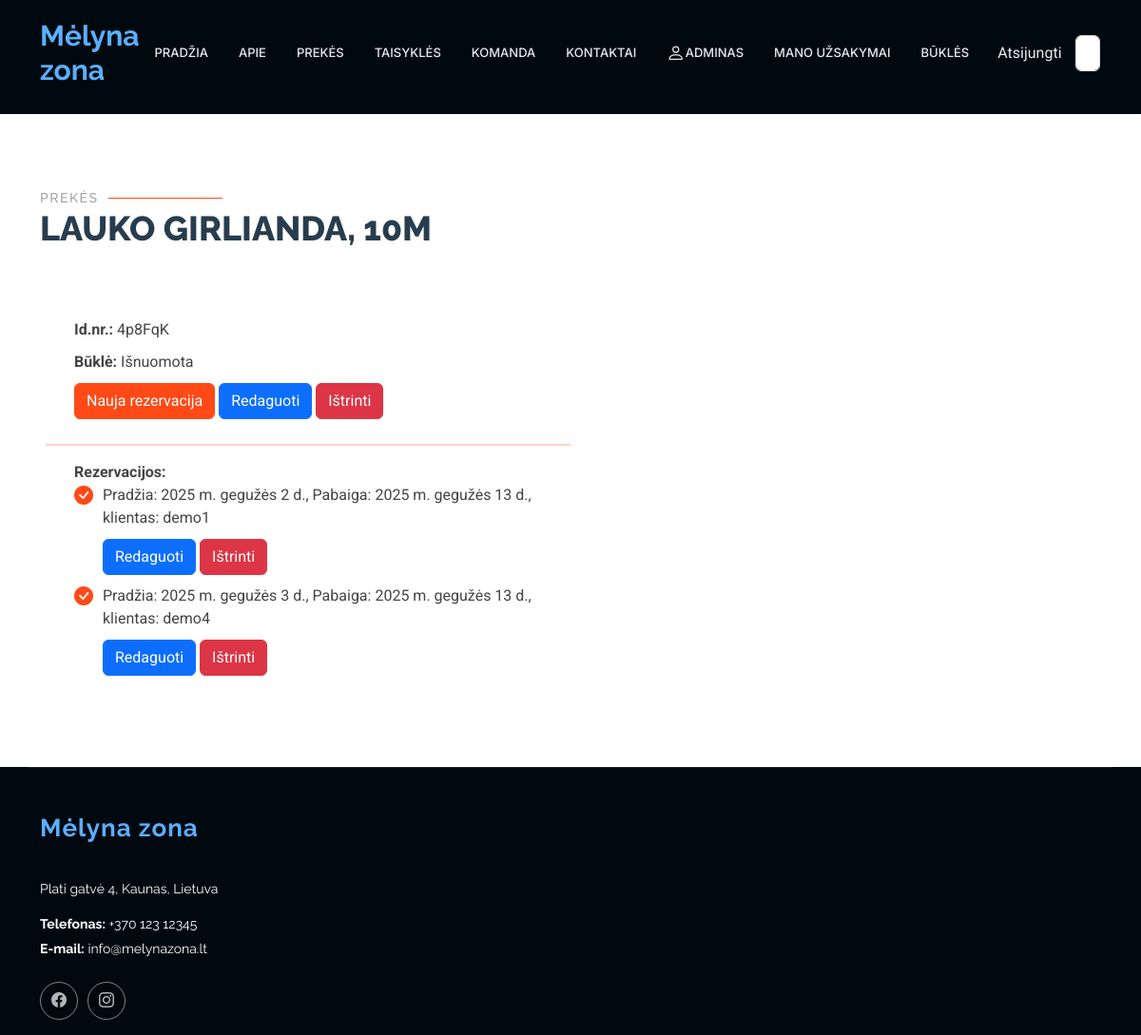
The app's page /rent/statuses/10 (signed in), older data.
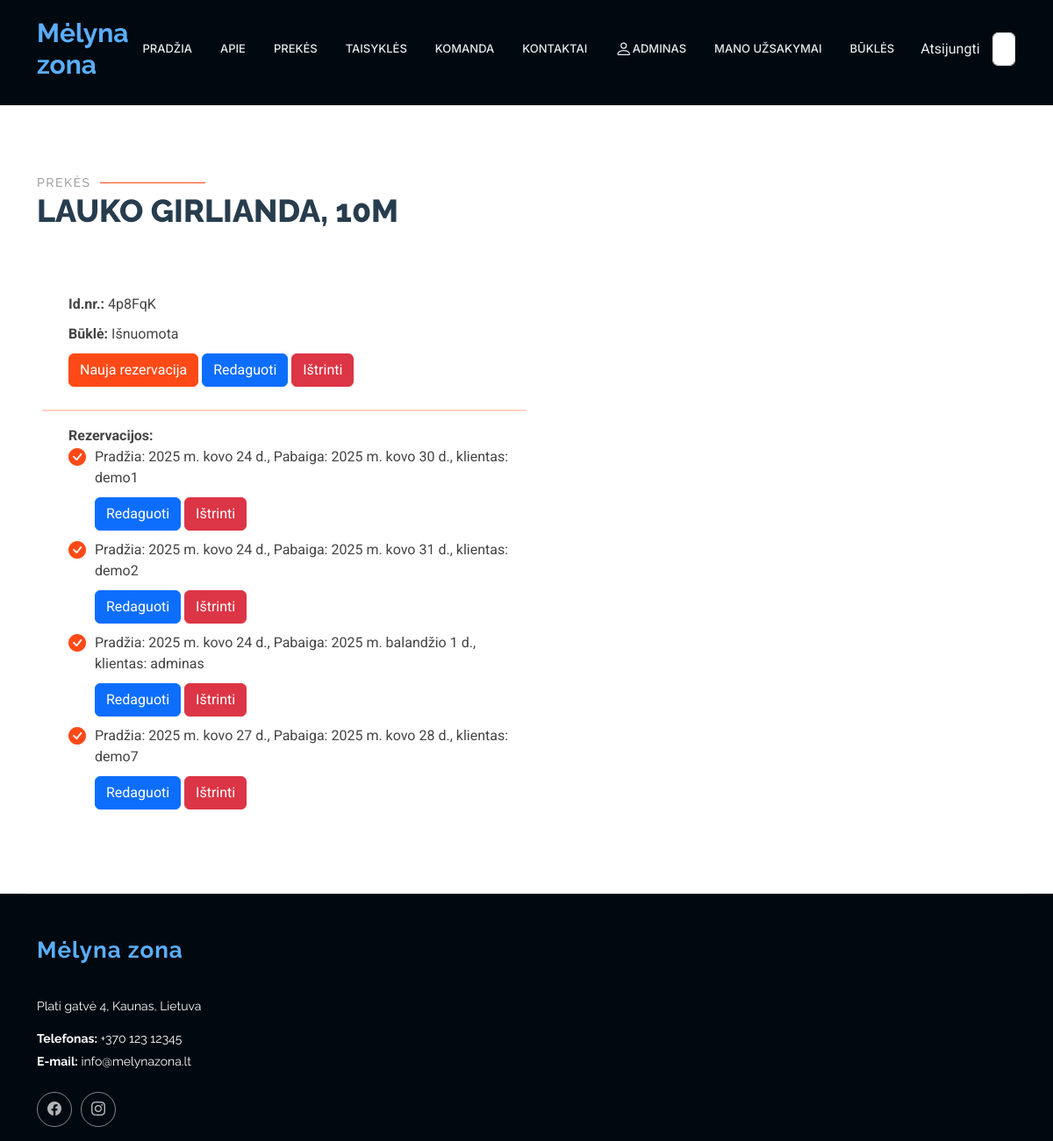
The same page, newer data.
### rent/models.py (models this page shows, shortened)
class Reservation(models.Model):
    status = models.ForeignKey(Status, on_delete=models.CASCADE, related_name='reservations_status',null=True, blank=True)
    start_date = models.DateField(verbose_name="Nuomos pradžios data", null=True, blank=True)
    end_date = models.DateField(verbose_name="Nuomos pabaigos datas", null=True, blank=True)
    customer = models.ForeignKey(User, on_delete=models.SET_NULL, null=True, blank=True, verbose_name="Klientas")
    class Meta:
        verbose_name = "Rezervacija"
        verbose_name_plural = "Rezervacijos"
        ordering = ['start_date']

### rent/views.py (the view)
# urls.py: path('statuses/<int:pk>', views.StatusDetailView.as_view(), name='single_status'),
class StatusDetailView(LoginRequiredMixin, UserPassesTestMixin, generic.DetailView):
    model = Status
    template_name = "single_status.html"
    context_object_name = "single_status"
    def test_func(self):
         return self.request.user.profile.is_employee

### rent/templates/single_status.html (shortened to what this page needs)
{% extends "base2.html" %}
{% load i18n %}
{% load static %}
{% block "content" %}
<section id="product_img" class="about section">
    <div class="container section-title" data-aos="fade-up">
        <h2>Prekės</h2>
        <p>{{ single_status.product.name }}<br></p>
    </div>
    <div class="col-lg-6" data-aos="fade-up" data-aos-delay="250">
        <div class="content ps-0 ps-lg-5">
            <ul class="pt-2">
                <li><strong>Id.nr.: </strong> {{ single_status.uuid|slice:":6" }}
                </li>
                <li><strong>Būklė: </strong> {{ single_status.get_condition_display }}
                </li>
                <div style="margin-left: 30px;">
                <a class="btn btn-primary register-button" style="background-color: #ff4a17; border-color: #ff4a17;" href="{% url 'reservation_new' pk=object.pk %}">Nauja rezervacija</a>
                <a class="btn btn-primary register-button" href="{% url 'status_update' pk=object.pk %}">Redaguoti</a>
                <a class="btn btn-danger register-button" href="{% url 'status_delete'  pk=object.pk %}">Ištrinti</a>
                    </div>
                <li></li>
                <hr style="border: none; height: 2px; background-color: #ff4a17;"/>
                <li><strong>Rezervacijos: </strong>
                    {% if single_status.reservations_status.all %}
                    <ul>
                        {% for reservation in single_status.reservations_status.all %}
                        <li><i class="bi bi-check-circle-fill"></i>Pradžia: {{ reservation.start_date }}, Pabaiga: {{ reservation.end_date }}, klientas: {{ reservation.customer }}</li>
                        <li><a class="btn btn-primary register-button" href="{% url 'reservation_update' status_pk=single_status.pk pk=reservation.pk %}">Redaguoti</a>
                        <a class="btn btn-danger register-button" href="{% url 'reservation_delete' status_pk=reservation.status.pk pk=reservation.pk %}">Ištrinti</a></li>
                        {% endfor %}
                    </ul>
                    {% else %}
                    Nėra susietų rezervacijų
                    {% endif %}
                </li>
            </ul>
        </div>
    </div>
</section>
{% endblock %}

Row changes from the older to the newer data that the page shows:
removed Reservation: start_date "2025 m. gegužės 2 d.", end_date "2025 m. gegužės 13 d.", customer "demo1"
removed Reservation: start_date "2025 m. gegužės 3 d.", end_date "2025 m. gegužės 13 d.", customer "demo4"
added Reservation: start_date "2025 m. kovo 24 d.", end_date "2025 m. kovo 30 d.", customer "demo1"
added Reservation: start_date "2025 m. kovo 24 d.", end_date "2025 m. kovo 31 d.", customer "demo2"
added Reservation: start_date "2025 m. kovo 24 d.", end_date "2025 m. balandžio 1 d.", customer "adminas"
added Reservation: start_date "2025 m. kovo 27 d.", end_date "2025 m. kovo 28 d.", customer "demo7"
